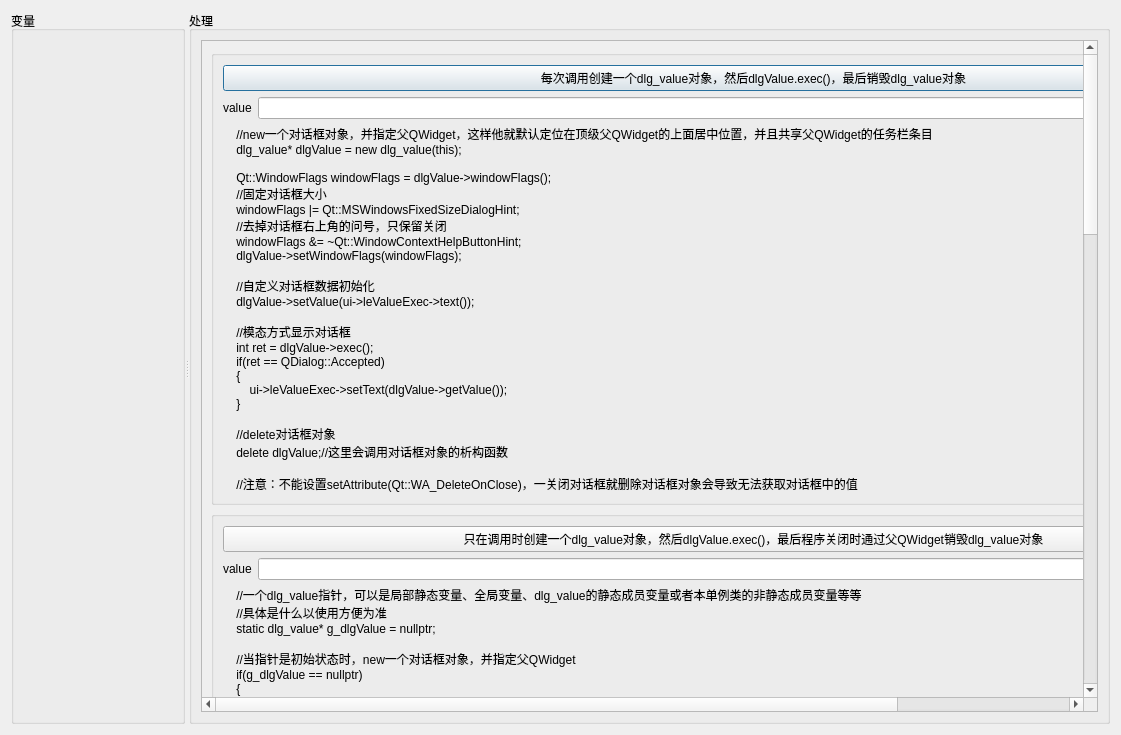
<?xml version="1.0" encoding="UTF-8"?>
<ui version="4.0">
 <class>dlg_qdialog</class>
 <widget class="QDialog" name="dlg_qdialog">
  <property name="geometry">
   <rect>
    <x>0</x>
    <y>0</y>
    <width>1121</width>
    <height>735</height>
   </rect>
  </property>
  <property name="windowTitle">
   <string>Dialog</string>
  </property>
  <layout class="QHBoxLayout" name="horizontalLayout">
   <item>
    <widget class="QSplitter" name="splitter">
     <property name="orientation">
      <enum>Qt::Horizontal</enum>
     </property>
     <widget class="QGroupBox" name="groupBox">
      <property name="title">
       <string>变量</string>
      </property>
     </widget>
     <widget class="QGroupBox" name="groupBox_2">
      <property name="title">
       <string>处理</string>
      </property>
      <layout class="QVBoxLayout" name="verticalLayout_2">
       <item>
        <widget class="QScrollArea" name="scrollArea">
         <property name="widgetResizable">
          <bool>true</bool>
         </property>
         <widget class="QWidget" name="scrollAreaWidgetContents">
          <property name="geometry">
           <rect>
            <x>0</x>
            <y>0</y>
            <width>1254</width>
            <height>2149</height>
           </rect>
          </property>
          <layout class="QVBoxLayout" name="verticalLayout">
           <item>
            <widget class="QGroupBox" name="groupBox_3">
             <property name="title">
              <string/>
             </property>
             <layout class="QGridLayout" name="gridLayout">
              <item row="1" column="0">
               <widget class="QLabel" name="label">
                <property name="text">
                 <string>value</string>
                </property>
               </widget>
              </item>
              <item row="1" column="1">
               <widget class="QLineEdit" name="leValueExec"/>
              </item>
              <item row="0" column="0" colspan="2">
               <widget class="QPushButton" name="pbDlgValueExec">
                <property name="text">
                 <string>每次调用创建一个dlg_value对象，然后dlgValue.exec()，最后销毁dlg_value对象</string>
                </property>
               </widget>
              </item>
              <item row="2" column="0" colspan="2">
               <widget class="QLabel" name="label_2">
                <property name="text">
                 <string>    //new一个对话框对象，并指定父QWidget，这样他就默认定位在顶级父QWidget的上面居中位置，并且共享父QWidget的任务栏条目
    dlg_value* dlgValue = new dlg_value(this);

    Qt::WindowFlags windowFlags = dlgValue-&gt;windowFlags();
    //固定对话框大小
    windowFlags |= Qt::MSWindowsFixedSizeDialogHint;
    //去掉对话框右上角的问号，只保留关闭
    windowFlags &amp;= ~Qt::WindowContextHelpButtonHint;
    dlgValue-&gt;setWindowFlags(windowFlags);

    //自定义对话框数据初始化
    dlgValue-&gt;setValue(ui-&gt;leValueExec-&gt;text());

    //模态方式显示对话框
    int ret = dlgValue-&gt;exec();
    if(ret == QDialog::Accepted)
    {
        ui-&gt;leValueExec-&gt;setText(dlgValue-&gt;getValue());
    }

    //delete对话框对象
    delete dlgValue;//这里会调用对话框对象的析构函数

    //注意：不能设置setAttribute(Qt::WA_DeleteOnClose)，一关闭对话框就删除对话框对象会导致无法获取对话框中的值</string>
                </property>
               </widget>
              </item>
             </layout>
            </widget>
           </item>
           <item>
            <widget class="QGroupBox" name="groupBox_4">
             <property name="title">
              <string/>
             </property>
             <layout class="QGridLayout" name="gridLayout_2">
              <item row="0" column="0" colspan="2">
               <widget class="QPushButton" name="pbDlgValueExecLongTime">
                <property name="text">
                 <string>只在调用时创建一个dlg_value对象，然后dlgValue.exec()，最后程序关闭时通过父QWidget销毁dlg_value对象</string>
                </property>
               </widget>
              </item>
              <item row="1" column="0">
               <widget class="QLabel" name="label_3">
                <property name="text">
                 <string>value</string>
                </property>
               </widget>
              </item>
              <item row="1" column="1">
               <widget class="QLineEdit" name="leValueExecLongTime"/>
              </item>
              <item row="2" column="0" colspan="2">
               <widget class="QLabel" name="label_4">
                <property name="text">
                 <string>    //一个dlg_value指针，可以是局部静态变量、全局变量、dlg_value的静态成员变量或者本单例类的非静态成员变量等等
    //具体是什么以使用方便为准
    static dlg_value* g_dlgValue = nullptr;

    //当指针是初始状态时，new一个对话框对象，并指定父QWidget
    if(g_dlgValue == nullptr)
    {
        g_dlgValue = new dlg_value(this);
    }

    Qt::WindowFlags windowFlags = g_dlgValue-&gt;windowFlags();
    //固定对话框大小
    windowFlags |= Qt::MSWindowsFixedSizeDialogHint;
    //去掉对话框右上角的问号，只保留关闭
    windowFlags &amp;= ~Qt::WindowContextHelpButtonHint;
    g_dlgValue-&gt;setWindowFlags(windowFlags);

    //自定义对话框数据初始化
    g_dlgValue-&gt;setValue(ui-&gt;leValueExecLongTime-&gt;text());

    //模态方式显示对话框
    int ret = g_dlgValue-&gt;exec();
    if(ret == QDialog::Accepted)
    {
        ui-&gt;leValueExecLongTime-&gt;setText(g_dlgValue-&gt;getValue());
    }

    //不再通过delete g_dlgValue;在此时销毁，而是通过父QWidget销毁

    //注意：不能设置setAttribute(Qt::WA_DeleteOnClose)，一关闭对话框就删除对话框对象会导致无法获取对话框中的值</string>
                </property>
               </widget>
              </item>
             </layout>
            </widget>
           </item>
           <item>
            <widget class="QGroupBox" name="groupBox_5">
             <property name="title">
              <string/>
             </property>
             <layout class="QGridLayout" name="gridLayout_3">
              <item row="1" column="0">
               <widget class="QLabel" name="label_5">
                <property name="text">
                 <string>value</string>
                </property>
               </widget>
              </item>
              <item row="0" column="0" colspan="2">
               <widget class="QPushButton" name="pbDlgValueShow">
                <property name="text">
                 <string>只创建一个指向dlg_value对象的指针，每次调用创建一个dlg_value对象，然后dlg_value.show()，不同窗口间相互操作，关闭对话框自动销毁对象</string>
                </property>
               </widget>
              </item>
              <item row="1" column="1">
               <widget class="QLineEdit" name="leValueShow"/>
              </item>
              <item row="2" column="0" colspan="2">
               <widget class="QLabel" name="label_6">
                <property name="text">
                 <string>    //防止同时创建多个dlg_value对象
    ui-&gt;pbDlgValueShow-&gt;setEnabled(false);

    //一个dlg_value指针，可以是局部静态变量、全局变量、dlg_value的静态成员变量或者本单例类的非静态成员变量等等
    //具体是什么以使用方便为准
    //注意不能使用局部非静态变量，因为当dlg_value对象销毁后，还需要通知相关类(这里的通知方式就是判断指针是否为空)
    static dlg_value* g_dlgValue = nullptr;//为了指针的生命周期

    g_dlgValue = new dlg_value(this);

    //对话框关闭时自动删除，针对关闭对话框后，不需要从对话框对象中获取值的情况，不过也不是绝对的，因为可以利用closeEvent中的信号
    g_dlgValue-&gt;setAttribute(Qt::WA_DeleteOnClose);

    Qt::WindowFlags windowFlags = g_dlgValue-&gt;windowFlags();
    //固定对话框大小
    windowFlags |= Qt::MSWindowsFixedSizeDialogHint;
    //去掉对话框右上角的问号，只保留关闭
    windowFlags &amp;= ~Qt::WindowContextHelpButtonHint;
    //针对非模态显示对话框，将对话框显示始终在最上方
    windowFlags |= Qt::WindowStaysOnTopHint;
    g_dlgValue-&gt;setWindowFlags(windowFlags);

    //这里就不叫初始化，因为两个窗口可以同时操作
    connect(ui-&gt;leValueShow, &amp;QLineEdit::textChanged, [](QString const&amp; qstr){
        if(g_dlgValue != nullptr)
        {
            g_dlgValue-&gt;setValue(qstr);
        }
    });
    connect(g_dlgValue, &amp;dlg_value::valueChanged, [this](QString const&amp; qstr){
        ui-&gt;leValueShow-&gt;setText(qstr);
    });

    //
    connect(g_dlgValue, &amp;dlg_value::shown, [this](){

        QMessageBox::information(this, QString(), QString::fromStdWString(boost::locale::conv::to_utf&lt;wchar_t&gt;(&quot;dlg_qdialog中的connect(dlgValue, &amp;dlg_value::shown, 处理)&quot;, &quot;gbk&quot;)), QMessageBox::Ok);

    });

    //点击“确定”，不会调用dlg_value::closeEvent(QCloseEvent* event)
    //点击“取消”，不会调用dlg_value::closeEvent(QCloseEvent* event)
    //点击“×”，会调用dlg_value::closeEvent(QCloseEvent* event)，但不会触发QDialog::finished信号
    connect(g_dlgValue, &amp;dlg_value::closed,[this](){

        QMessageBox::information(this, QString(), QString::fromStdWString(boost::locale::conv::to_utf&lt;wchar_t&gt;(&quot;dlg_qdialog中的connect(dlgValue, &amp;dlg_value::closed, 处理)&quot;, &quot;gbk&quot;)), QMessageBox::Ok);

    });

    //点击“确定”，会触发QDialog::finished信号
    //点击“取消”，会触发QDialog::finished信号
    //点击“×”，不会触发QDialog::finished信号，但会调用dlg_value::closeEvent(QCloseEvent* event)
    connect(g_dlgValue, &amp;QDialog::finished, [this](int result){

        QMessageBox::information(this, QString(), QString::fromStdWString(boost::locale::conv::to_utf&lt;wchar_t&gt;(&quot;dlg_qdialog中的connect(dlgValue, &amp;QDialog::finished, 处理)&quot;, &quot;gbk&quot;)), QMessageBox::Ok);

        if(result == QDialog::Accepted)
        {
            ui-&gt;leValueShow-&gt;setText(g_dlgValue-&gt;getValue());
        }
    });

    //因为dlgValue-&gt;setAttribute(Qt::WA_DeleteOnClose);
    //点击“确定”，点击“取消”，点击“×”，都会调用dlg_value的析构函数
    connect(g_dlgValue, &amp;dlg_value::destroyed, [this](){

        QMessageBox::information(this, QString(), QString::fromStdWString(boost::locale::conv::to_utf&lt;wchar_t&gt;(&quot;dlg_qdialog中的connect(dlgValue, &amp;dlg_value::destroyed, 处理)&quot;, &quot;gbk&quot;)), QMessageBox::Ok);

        ui-&gt;pbDlgValueShow-&gt;setEnabled(true);

        g_dlgValue = nullptr;//注意！dlg_value对象被销毁必须通知相关类指向dlg_value对象的指针为nullptr
    });


    //非模态方式显示对话框
    g_dlgValue-&gt;show();//不会阻塞
</string>
                </property>
               </widget>
              </item>
             </layout>
            </widget>
           </item>
           <item>
            <spacer name="verticalSpacer">
             <property name="orientation">
              <enum>Qt::Vertical</enum>
             </property>
             <property name="sizeHint" stdset="0">
              <size>
               <width>20</width>
               <height>16</height>
              </size>
             </property>
            </spacer>
           </item>
          </layout>
         </widget>
        </widget>
       </item>
      </layout>
     </widget>
    </widget>
   </item>
  </layout>
 </widget>
 <resources/>
 <connections/>
</ui>
